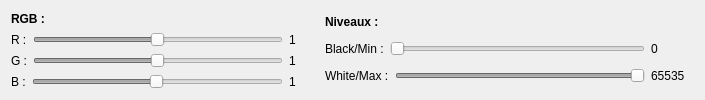
      <widget class="QWidget" name="Niveaux">
       <attribute name="title">
        <string>Niveaux</string>
       </attribute>
       <layout class="QHBoxLayout" name="horizontalLayout_10">
        <item>
         <layout class="QVBoxLayout" name="verticalLayout_3">
          <item>
           <widget class="QLabel" name="label">
            <property name="maximumSize">
             <size>
              <width>16777215</width>
              <height>20</height>
             </size>
            </property>
            <property name="font">
             <font>
              <weight>75</weight>
              <bold>true</bold>
             </font>
            </property>
            <property name="text">
             <string>RGB :</string>
            </property>
           </widget>
          </item>
          <item>
           <layout class="QHBoxLayout" name="horizontalLayout_7">
            <item>
             <widget class="QLabel" name="label_7">
              <property name="maximumSize">
               <size>
                <width>16777215</width>
                <height>20</height>
               </size>
              </property>
              <property name="text">
               <string>R :</string>
              </property>
             </widget>
            </item>
            <item>
             <widget class="QSlider" name="R_slider">
              <property name="enabled">
               <bool>false</bool>
              </property>
              <property name="minimumSize">
               <size>
                <width>250</width>
                <height>0</height>
               </size>
              </property>
              <property name="maximumSize">
               <size>
                <width>16777215</width>
                <height>20</height>
               </size>
              </property>
              <property name="minimum">
               <number>1</number>
              </property>
              <property name="maximum">
               <number>200</number>
              </property>
              <property name="value">
               <number>100</number>
              </property>
              <property name="sliderPosition">
               <number>100</number>
              </property>
              <property name="orientation">
               <enum>Qt::Horizontal</enum>
              </property>
             </widget>
            </item>
            <item>
             <widget class="QLabel" name="R_value">
              <property name="minimumSize">
               <size>
                <width>30</width>
                <height>0</height>
               </size>
              </property>
              <property name="maximumSize">
               <size>
                <width>16777215</width>
                <height>20</height>
               </size>
              </property>
              <property name="text">
               <string>1</string>
              </property>
             </widget>
            </item>
           </layout>
          </item>
          <item>
           <layout class="QHBoxLayout" name="horizontalLayout_8">
            <item>
             <widget class="QLabel" name="label_8">
              <property name="maximumSize">
               <size>
                <width>16777215</width>
                <height>20</height>
               </size>
              </property>
              <property name="text">
               <string>G :</string>
              </property>
             </widget>
            </item>
            <item>
             <widget class="QSlider" name="G_slider">
              <property name="enabled">
               <bool>false</bool>
              </property>
              <property name="minimumSize">
               <size>
                <width>250</width>
                <height>0</height>
               </size>
              </property>
              <property name="maximumSize">
               <size>
                <width>16777215</width>
                <height>20</height>
               </size>
              </property>
              <property name="minimum">
               <number>1</number>
              </property>
              <property name="maximum">
               <number>200</number>
              </property>
              <property name="value">
               <number>100</number>
              </property>
              <property name="orientation">
               <enum>Qt::Horizontal</enum>
              </property>
             </widget>
            </item>
            <item>
             <widget class="QLabel" name="G_value">
              <property name="minimumSize">
               <size>
                <width>30</width>
                <height>0</height>
               </size>
              </property>
              <property name="maximumSize">
               <size>
                <width>16777215</width>
                <height>20</height>
               </size>
              </property>
              <property name="text">
               <string>1</string>
              </property>
             </widget>
            </item>
           </layout>
          </item>
          <item>
           <layout class="QHBoxLayout" name="horizontalLayout_9">
            <item>
             <widget class="QLabel" name="label_11">
              <property name="maximumSize">
               <size>
                <width>16777215</width>
                <height>20</height>
               </size>
              </property>
              <property name="text">
               <string>B :</string>
              </property>
             </widget>
            </item>
            <item>
             <widget class="QSlider" name="B_slider">
              <property name="enabled">
               <bool>false</bool>
              </property>
              <property name="minimumSize">
               <size>
                <width>250</width>
                <height>0</height>
               </size>
              </property>
              <property name="maximumSize">
               <size>
                <width>16777215</width>
                <height>20</height>
               </size>
              </property>
              <property name="minimum">
               <number>1</number>
              </property>
              <property name="maximum">
               <number>200</number>
              </property>
              <property name="value">
               <number>100</number>
              </property>
              <property name="orientation">
               <enum>Qt::Horizontal</enum>
              </property>
             </widget>
            </item>
            <item>
             <widget class="QLabel" name="B_value">
              <property name="minimumSize">
               <size>
                <width>30</width>
                <height>0</height>
               </size>
              </property>
              <property name="maximumSize">
               <size>
                <width>16777215</width>
                <height>20</height>
               </size>
              </property>
              <property name="text">
               <string>1</string>
              </property>
             </widget>
            </item>
           </layout>
          </item>
         </layout>
        </item>
        <item>
         <layout class="QVBoxLayout" name="verticalLayout_5">
          <item>
           <widget class="QLabel" name="label_16">
            <property name="maximumSize">
             <size>
              <width>16777215</width>
              <height>20</height>
             </size>
            </property>
            <property name="font">
             <font>
              <weight>75</weight>
              <bold>true</bold>
             </font>
            </property>
            <property name="text">
             <string>Niveaux :</string>
            </property>
           </widget>
          </item>
          <item>
           <layout class="QHBoxLayout" name="horizontalLayout_5">
            <item>
             <widget class="QLabel" name="label_5">
              <property name="maximumSize">
               <size>
                <width>16777215</width>
                <height>20</height>
               </size>
              </property>
              <property name="text">
               <string>Black/Min :</string>
              </property>
             </widget>
            </item>
            <item>
             <widget class="QSlider" name="black_slider">
              <property name="enabled">
               <bool>false</bool>
              </property>
              <property name="minimumSize">
               <size>
                <width>250</width>
                <height>0</height>
               </size>
              </property>
              <property name="maximumSize">
               <size>
                <width>16777215</width>
                <height>20</height>
               </size>
              </property>
              <property name="maximum">
               <number>65535</number>
              </property>
              <property name="orientation">
               <enum>Qt::Horizontal</enum>
              </property>
             </widget>
            </item>
            <item>
             <widget class="QLabel" name="black">
              <property name="minimumSize">
               <size>
                <width>43</width>
                <height>0</height>
               </size>
              </property>
              <property name="maximumSize">
               <size>
                <width>16777215</width>
                <height>20</height>
               </size>
              </property>
              <property name="text">
               <string>0</string>
              </property>
             </widget>
            </item>
           </layout>
          </item>
          <item>
           <layout class="QHBoxLayout" name="horizontalLayout_6">
            <item>
             <widget class="QLabel" name="label_6">
              <property name="maximumSize">
               <size>
                <width>16777215</width>
                <height>20</height>
               </size>
              </property>
              <property name="text">
               <string>White/Max :</string>
              </property>
             </widget>
            </item>
            <item>
             <widget class="QSlider" name="white_slider">
              <property name="enabled">
               <bool>false</bool>
              </property>
              <property name="minimumSize">
               <size>
                <width>250</width>
                <height>0</height>
               </size>
              </property>
              <property name="maximumSize">
               <size>
                <width>16777215</width>
                <height>20</height>
               </size>
              </property>
              <property name="maximum">
               <number>65535</number>
              </property>
              <property name="sliderPosition">
               <number>65535</number>
              </property>
              <property name="orientation">
               <enum>Qt::Horizontal</enum>
              </property>
             </widget>
            </item>
            <item>
             <widget class="QLabel" name="white">
              <property name="minimumSize">
               <size>
                <width>43</width>
                <height>0</height>
               </size>
              </property>
              <property name="maximumSize">
               <size>
                <width>16777215</width>
                <height>20</height>
               </size>
              </property>
              <property name="text">
               <string>65535</string>
              </property>
             </widget>
            </item>
           </layout>
          </item>
         </layout>
        </item>
       </layout>
      </widget>
